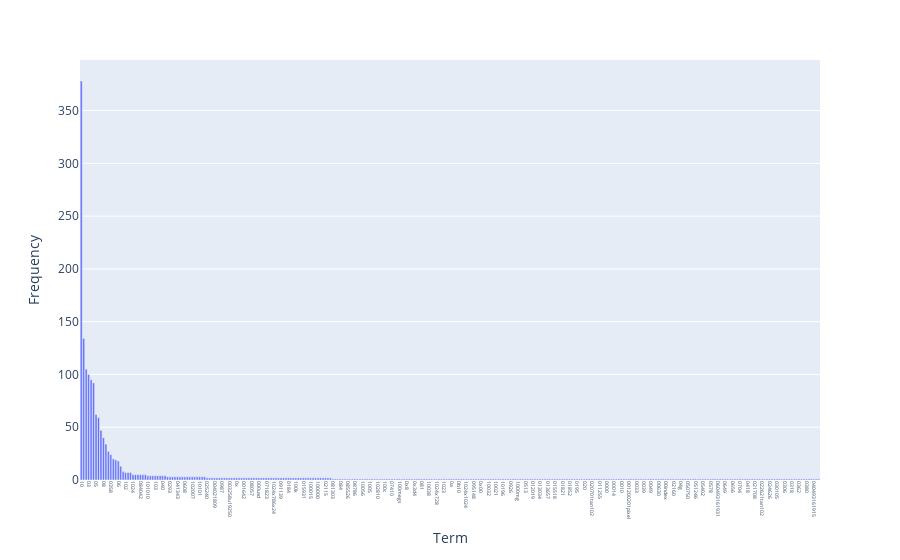

The notebook cell this image was saved under:
### Markdown cell above
### >>> **Exercise 15 (take home):** 
Additionally, you can attempt to sort the terms on the `x-axis` by frequency instead of in alphabetical order. This way the visualization is more meaninfgul and you will be able to observe the so called [long tail](https://en.wikipedia.org/wiki/Long_tail) (get familiar with this term since it will appear a lot in data mining and other statistics courses). see picture below

![alt txt](https://upload.wikimedia.org/wikipedia/commons/thumb/8/8a/Long_tail.svg/1000px-Long_tail.svg.png)

### Code cell
# Answer here
import plotly.express as px
import pandas as pd



df = pd.DataFrame(df)


df_sorted = df.sort_values(by='frequency', ascending=False)


fig = px.bar(df_sorted, x='term', y='frequency')
fig.update_xaxes(tickangle=90, tickfont=dict(size=5)) 
fig.update_layout(xaxis_title="Term",
                  yaxis_title="Frequency")
fig.show()

### Figure 1 — Plotly figure (JSON) as saved in the notebook; plotly's stock layout.template omitted (floating-point values rounded to 4 significant figures; data arrays with more than 128 entries replaced by an {"elided": "..."} marker saying what was removed)
{"data": [{"alignmentgroup": "True", "hovertemplate": "term=%{x}<br>frequency=%{y}<extra></extra>", "legendgroup": "", "marker": {"color": "#636efa", "pattern": {"shape": ""}}, "name": "", "offsetgroup": "", "orientation": "v", "showlegend": false, "textposition": "auto", "type": "bar", "x": {"elided": "300 str values"}, "xaxis": "x", "y": {"elided": "300 int values"}, "yaxis": "y"}], "layout": {"barmode": "relative", "legend": {"tracegroupgap": 0}, "margin": {"t": 60}, "xaxis": {"anchor": "y", "domain": [0, 1], "tickangle": 90, "tickfont": {"size": 5}, "title": {"text": "Term"}}, "yaxis": {"anchor": "x", "domain": [0, 1], "title": {"text": "Frequency"}}}}
